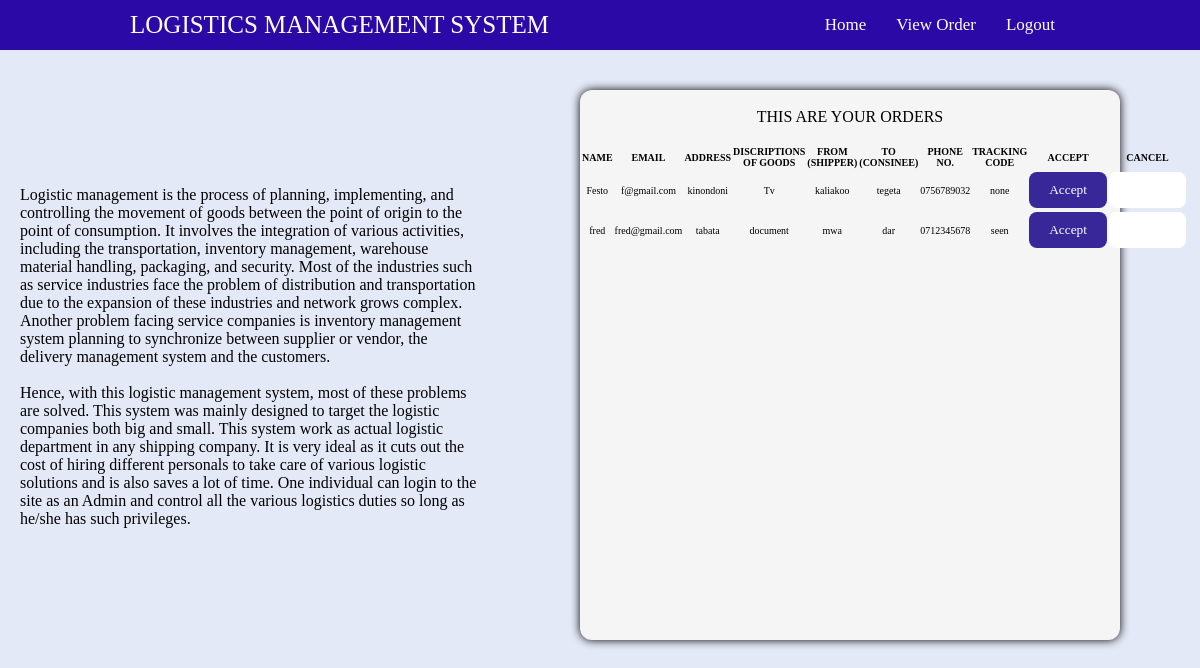
The page /Webpages/view.php (signed in) on the database its author committed.
### tables this page shows
CREATE TABLE `orders` (
  `id` int(255) NOT NULL,
  `name` varchar(255) NOT NULL,
  `email` varchar(255) NOT NULL,
  `address` varchar(255) NOT NULL,
  `d_o_g` varchar(255) NOT NULL,
  `from_goods` varchar(255) NOT NULL,
  `to_goods` varchar(255) NOT NULL,
  `number` varchar(255) NOT NULL,
  `code` varchar(255) NOT NULL,
  `driver` varchar(255) NOT NULL
);

### Webpages/view.php (the view, shortened to what this page needs)
<?php
        require '../Actions/Data.php';
?>
<!DOCTYPE html>
<html lang="en">
<head>
    <link rel="stylesheet" href="../style/Style01.css">
    <link rel="stylesheet" href="../style/style02.css">
    <link rel="stylesheet" href="../style/MediaCode.css">
</head>
<body>
    <div class="nav">
        <div class="nav-bar">
            <span class="logo" id="navlogo"><a href="#">LOGISTICS MANAGEMENT SYSTEM</a></span>
            <div class="menu" id="menu">
                <ul class="nav-links">
                    <li><a href="Verify.php">Home</a></li>
                    <li><a href="view.php">View Order</a></li>
                    <li><a href="../Actions/LogOut.php">Logout</a></li>
                </ul>
            </div>
        </div>
    </div>
    <div class="viwes">
        <div class="item-list">
            <div class="list-details">
                <p>Logistic management is the process of planning, implementing, and controlling the movement of goods
                    between the point of origin to the point of consumption. It involves the integration of various
                    activities, including the transportation, inventory management, warehouse material handling,
                    packaging, and security. Most of the industries such as service industries face the problem of
                    distribution and transportation due to the expansion of these industries and network grows complex.
                    Another problem facing service companies is inventory management system planning to synchronize
                    between supplier or vendor, the delivery management system and the customers.
                </p>
                <br>
                <p>Hence, with this logistic management system, most of these problems are solved. This system was
                    mainly designed to target the logistic companies both big and small. This system work as actual
                    logistic department in any shipping company. It is very ideal as it cuts out the cost of hiring
                    different personals to take care of various logistic solutions and is also saves a lot of time. One
                    individual can login to the site as an Admin and control all the various logistics duties so long as
                    he/she has such privileges.
                </p>
            </div>
            <div class="intro">
                <div class="request" style="box-shadow: 0 0 10px black; background-color: whitesmoke;"><br>
                    <form action="" method="post" enctype="multipart/form-data">
                        <table border_1 class="t">
                            <p class="tr">THIS ARE YOUR ORDERS</p><br>
                            <tr>
                                <th>NAME</th>
                                <th>EMAIL</th>
                                <th>ADDRESS</th>
                                <th>DISCRIPTIONS OF GOODS</th>
                                <th>FROM (SHIPPER)</th>
                                <th>TO (CONSINEE)</th>
                                <th>PHONE NO.</th>
                                <th>TRACKING CODE</th>
                                <th>ACCEPT</th>
                                <th>CANCEL</th>
                            </tr><?php
                                $make_resurts = "SELECT * FROM orders WHERE driver = '$_SESSION[user_id]'";
                                $qry_return = mysqli_query($db,$make_resurts);
                                while($resurt = mysqli_fetch_array($qry_return)){?>
                            <tr>
                                <td><?php echo $resurt['name']; ?></td>
                                <td><?php echo $resurt['email']; ?></td>
                                <td><?php echo $resurt['address']; ?></td>
                                <td><?php echo $resurt['d_o_g']; ?></td>
                                <td><?php echo $resurt['from_goods']; ?></td>
                                <td><?php echo $resurt['to_goods']; ?></td>
                                <td><?php echo $resurt['number']; ?></td>
                                <td><?php echo $resurt['code']; ?></td>
                                <td><input type="submit" name="accept" value="Accept" class="button_order"></td>
                                <td><input type="submit" name="cancel" value="Cancel" class="button2"></td>
                            </tr><?php
                                }
                                ?>
                        </table>
                    </form>
                </div>
            </div>
        </div>
    </div>
</body>
</html>

### style/Style01.css (style rules this page uses)
* { margin: 0; padding: 0; box-sizing: border-box; list-style: none; text-decoration: none; list-style-type: none; font-family: 'Bell MT'; }
:root { --body-color: #e4e9f7; --nav-color: #2b09a6; --side-nav: #382798; --text-color: #fff; --search-bar: #f2f2f2; --search-text: #010718; --logo-text: #fff; --border-color: grey; --button-color: rgb(37, 13, 13); --order: lightgreen; --driver: #40d3dc; }
body { background-color: var(--body-color); }
.nav { position: sticky; top: 0; height: 50px; width: 100%; background-color: var(--nav-color); z-index: 100; }
.nav-bar { position: relative; height: 100%; max-width: 1000px; width: 100%; background-color: var(--nav-color); margin: 0 auto; padding: 0 30px; display: flex; position: sticky; top: 0; align-items: center; justify-content: space-between; }
.nav-bar .logo a { font-size: 25px; font-weight: 500; color: var(--logo-text); }
.nav-bar .nav-links { display: flex; align-items: center; }
.nav-bar .nav-links li { margin: 0 5px; }
.nav-bar .nav-links li a { position: relative; font-size: 17px; font-weight: 400; color: var(--text-color); padding: 10px; }
.nav-bar .nav-links li a::before { content: ''; position: absolute; bottom: 0; left: 50%; transform: translatex(-50%); height: 6px; width: 6px; background-color: var(--text-color); border-radius: 50%; opacity: 0; transition: all 0.3s ease; }

### style/style02.css (style rules this page uses)
.viwes .item-list { margin: 20px; display: flex; justify-content: space-between; }
.viwes .item-list .list-details { margin-top: 10%; width: 40%; }
.viwes .item-list .intro { width: 50%; margin-right: 40px; }
.request { margin: 20px; height: 550px; border-radius: 12px; background-color: darkblue; }
.button_order { padding: 10px 20px; outline: none; border: none; color: #fff; background-color: var(--side-nav); cursor: pointer; border-radius: 8px; }
.button2 { padding: 10px 20px; outline: none; border: none; color: #fff; background-color: var(--logo-text); border-radius: 8px; cursor: pointer; }

### Webpages/view.php (style rules this page uses)
.t { border: none; font-size: 10px; text-align: center; }
.tr { text-align: center; }

### rows shown on the page
orders: name "Festo", email "f@gmail.com", address "kinondoni", d_o_g "Tv", from_goods "kaliakoo", to_goods "tegeta", number "0756789032", code "none"
orders: name "fred", email "fred@gmail.com", address "tabata", d_o_g "document", from_goods "mwa", to_goods "dar", number "0712345678", code "seen"
